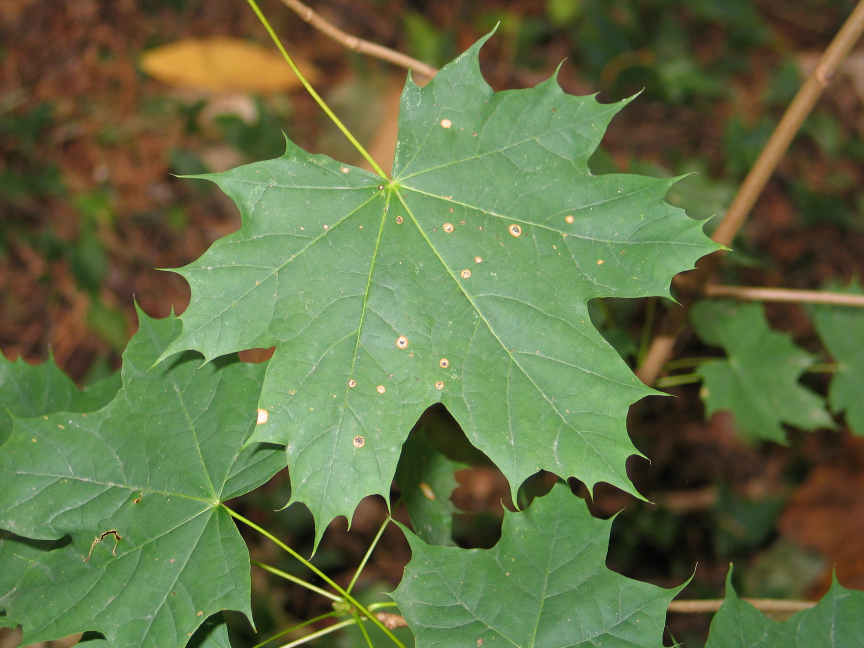
//> input picture image_leaves/image_leaves_biologia/Acer_platanoides/IMG_0112.JPG, 2592 x 1944 px (shown at 1/3 size)
$ ./main   (built with g++ and OpenCV 4, older OpenCV classes emulated)
//> lines starting //> are read from the running program, lines starting //| are printed output that depends on the picture; after the words box and inside, x2 and y2 are one past the last pixel; in counts of white or black regions, pixels touching at a corner belong together
#include <stdio.h>
#include <iostream>

#include <opencv2/core/core.hpp>
#include <opencv2/imgproc/imgproc.hpp>
#include <opencv2/highgui/highgui.hpp>
#include "opencv2/features2d/features2d.hpp"
#include "opencv2/calib3d/calib3d.hpp"
#include "opencv2/objdetect/objdetect.hpp"
#include "opencv2/nonfree/nonfree.hpp"
#include <opencv2/ml/ml.hpp>


using namespace cv;
using namespace std;


/*
* Speeded Up Robust Features
* http://docs.opencv.org/2.4/doc/tutorials/features2d/feature_homography/feature_homography.html
*
*  Ver: http://stackoverflow.com/questions/16724591/opencv-sift-all-of-the-features-of-2-different-insects-are-matching
*
*/
// [96 lines left out: function testSURF, not called in this run]

int removeBackground(){
    Mat src_gray, detected_edges, dst;

    int edgeThresh = 1;
    int lowThreshold;
    int const max_lowThreshold = 10;
    int ratio = 3;
    int kernel_size = 3;


    Mat src = imread("../image_leaves_biologia/Acer_platanoides/IMG_0112.JPG", CV_LOAD_IMAGE_COLOR);
//> src is the input picture: 1944 rows x 2592 cols, CV_8UC3; mean B, G, R 69.5, 112.7, 98.9

    cvtColor( src, src_gray, CV_BGR2GRAY );
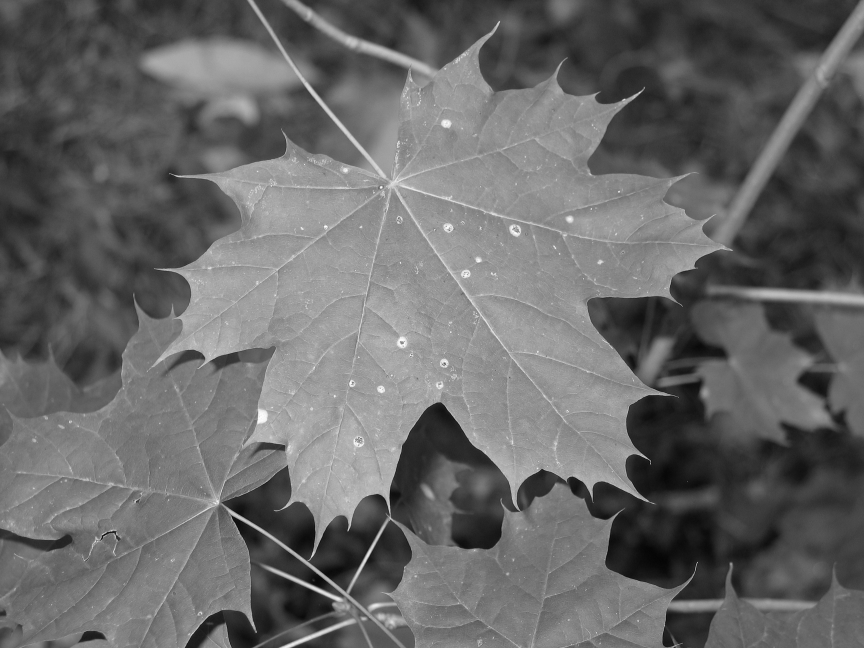
//> src_gray: 1944 rows x 2592 cols, CV_8UC1 (shown at 1/3 size); min 1, max 255, mean 103.6


    threshold( src_gray, dst, 0,255,CV_THRESH_BINARY|CV_THRESH_OTSU);
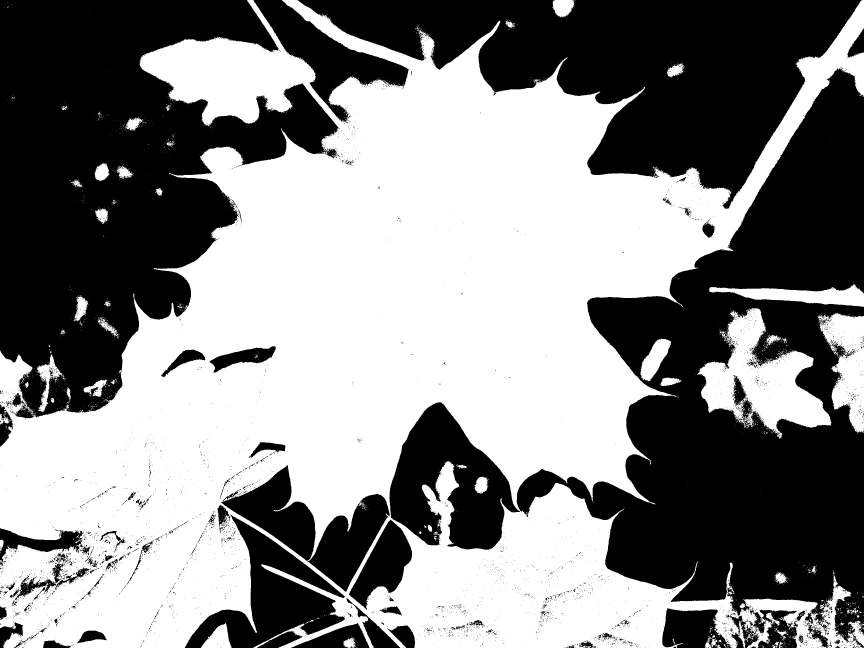
//> dst: 1944 rows x 2592 cols, CV_8UC1 (shown at 1/3 size); 52.7% white; 4656 black regions (4486 under 20 px), largest, box (x1, y1, x2, y2) and area: (1550, 205, 2592, 1928) 774397, (0, 0, 1019, 1256) 709128, (893, 0, 2586, 627) 476510


    blur( src_gray, src_gray, Size(5,5) );


    //Canny( src_gray, src_gray, lowThreshold, lowThreshold*ratio, kernel_size );

    /// Using Canny's output as a mask, we display our result
    //dst = Scalar::all(0);

    //src.copyTo( dst, detected_edges);


    if(src.empty())
       return -1;
    namedWindow( "lena", CV_WINDOW_NORMAL );
    imshow("lena", dst);
    waitKey(0);
    return 0;
}


// [43 lines left out: function histograma, not called in this run]

/*
Support Vector Machines

http://docs.opencv.org/2.4/doc/tutorials/ml/introduction_to_svm/introduction_to_svm.html#introduction-to-support-vector-machines
*/

// [70 lines left out: functions svm, help, not called in this run]


class cars     //main class
{
	public:	    //variables kept public but precaution taken all over the code

	Mat image_input;          //main input image
	Mat image_main_result;    //the final result
	Mat storage;              //introduced to stop detection of same car more than once

	CascadeClassifier cascade;    //the main cascade classifier
	CascadeClassifier checkcascade;        //a test classifier,car detected by both main and test is stated as car

	int num;

	// [162 lines left out: functions getimage, cascade_load, checkcascade_load, display_input, display_output, setnum and 1 more, not called in this run]

};


// [154 lines left out: functions carDetetion, bagOfFeatruresREAD, testBag, main, not called in this run]

// added to run one function of the file
int main() { removeBackground(); }
